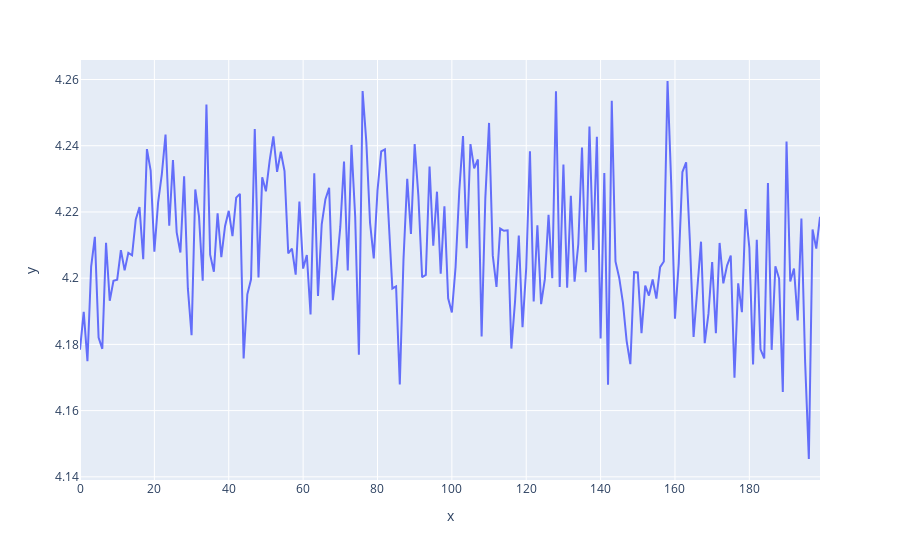

Here is the notebook cell this chart was saved with:
### Code cell
fig7 = plot_avg_loss(total_loss_levy_ann)
fig7.show()

### Figure 1 — Plotly figure (JSON) as saved in the notebook; plotly's stock layout.template omitted (floating-point values rounded to 4 significant figures; data arrays with more than 128 entries replaced by an {"elided": "..."} marker saying what was removed)
{"data": [{"hovertemplate": "x=%{x}<br>y=%{y}<extra></extra>", "legendgroup": "", "line": {"color": "#636efa", "dash": "solid"}, "marker": {"symbol": "circle"}, "mode": "lines", "name": "", "orientation": "v", "showlegend": false, "type": "scatter", "x": {"elided": "200 int values"}, "xaxis": "x", "y": {"elided": "200 float values"}, "yaxis": "y"}], "layout": {"legend": {"tracegroupgap": 0}, "margin": {"t": 60}, "xaxis": {"anchor": "y", "domain": [0, 1], "title": {"text": "x"}}, "yaxis": {"anchor": "x", "domain": [0, 1], "title": {"text": "y"}}}}
